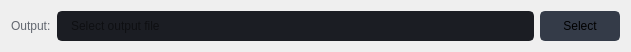
    <widget class="QWidget" name="layoutWidget">
     <property name="geometry">
      <rect>
       <x>20</x>
       <y>230</y>
       <width>631</width>
       <height>32</height>
      </rect>
     </property>
     <layout class="QHBoxLayout" name="horizontalLayout">
      <item>
       <widget class="QLabel" name="label_credits_9">
        <property name="font">
         <font>
          <family>Segoe UI</family>
         </font>
        </property>
        <property name="styleSheet">
         <string notr="true">color: rgb(98, 103, 111);</string>
        </property>
        <property name="text">
         <string>Output:</string>
        </property>
       </widget>
      </item>
      <item>
       <widget class="QLineEdit" name="lineEdit_2">
        <property name="enabled">
         <bool>false</bool>
        </property>
        <property name="minimumSize">
         <size>
          <width>0</width>
          <height>30</height>
         </size>
        </property>
        <property name="styleSheet">
         <string notr="true">QLineEdit {
	background-color: rgb(27, 29, 35);
	border-radius: 5px;
	border: 2px solid rgb(27, 29, 35);
	padding-left: 10px;
}
QLineEdit:hover {
	border: 2px solid rgb(64, 71, 88);
}
QLineEdit:focus {
	border: 2px solid rgb(91, 101, 124);
}</string>
        </property>
        <property name="placeholderText">
         <string>Select output file</string>
        </property>
       </widget>
      </item>
      <item>
       <widget class="QPushButton" name="pushButton_2">
        <property name="enabled">
         <bool>true</bool>
        </property>
        <property name="sizePolicy">
         <sizepolicy hsizetype="Fixed" vsizetype="Fixed">
          <horstretch>0</horstretch>
          <verstretch>0</verstretch>
         </sizepolicy>
        </property>
        <property name="minimumSize">
         <size>
          <width>80</width>
          <height>30</height>
         </size>
        </property>
        <property name="font">
         <font>
          <family>Segoe UI</family>
          <pointsize>9</pointsize>
         </font>
        </property>
        <property name="styleSheet">
         <string notr="true">QPushButton {
	border: 2px solid rgb(52, 59, 72);
	border-radius: 5px;	
	background-color: rgb(52, 59, 72);
}
QPushButton:hover {
	background-color: rgb(57, 65, 80);
	border: 2px solid rgb(61, 70, 86);
}
QPushButton:pressed {	
	background-color: rgb(35, 40, 49);
	border: 2px solid rgb(43, 50, 61);
}</string>
        </property>
        <property name="text">
         <string>Select</string>
        </property>
        <property name="icon">
         <iconset resource="files.qrc">
          <normaloff>:/16x16/icons/16x16/cil-folder-open.png</normaloff>:/16x16/icons/16x16/cil-folder-open.png</iconset>
        </property>
       </widget>
      </item>
     </layout>
    </widget>
